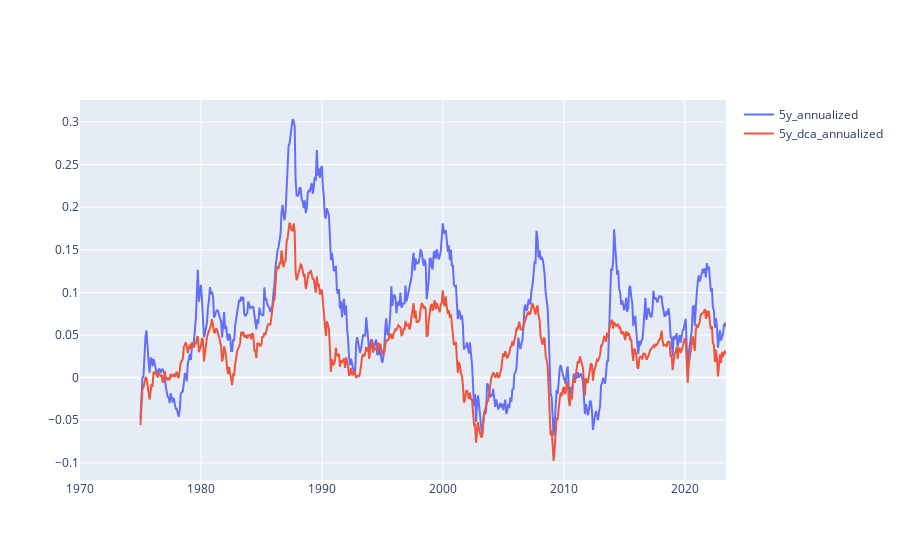

Notebook source saved alongside this figure:
### Code cell
go.Figure(
    [
        go.Scatter(
            x=df['date'],
            y=df[column],
            name=column,
            mode='lines'
            )
        for column in ['5y_annualized', '5y_dca_annualized']
    ]
)

### Figure 1 — Plotly figure (JSON) as saved in the notebook; plotly's stock layout.template omitted (floating-point values rounded to 4 significant figures; data arrays with more than 128 entries replaced by an {"elided": "..."} marker saying what was removed)
{"data": [{"mode": "lines", "name": "5y_annualized", "type": "scatter", "x": {"elided": "642 str values"}, "y": {"elided": "642 float values"}}, {"mode": "lines", "name": "5y_dca_annualized", "type": "scatter", "x": {"elided": "642 str values"}, "y": {"elided": "642 float values"}}], "layout": {}}
